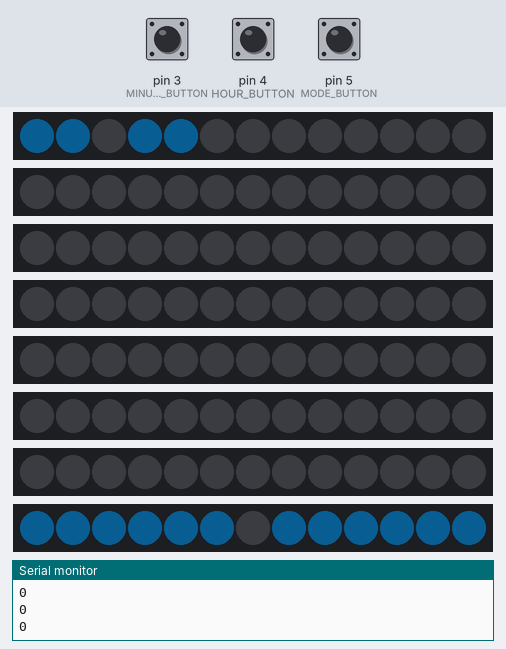
This sketch was run on a simulated Arduino Uno, built with avr-gcc and run on an emulated ATmega328P. Shown: 8 × 13 RGB LEDs in strip order, left to right, the last lines printed to the serial monitor. Inputs (shaded band) come from the test bench; at power-on: pin 3 (MINUTE_BUTTON) LOW, pin 4 (HOUR_BUTTON) LOW, pin 5 (MODE_BUTTON) LOW. Dim RGB values are drawn brighter than linear; the local clock reads 2024-03-15 10:24:30 at power-on unless the sketch sets it.

Above: at 4.2 s.
4.3 s: pin 3 (MINUTE_BUTTON) pulled HIGH for 0.15 s
At 6.1 s:
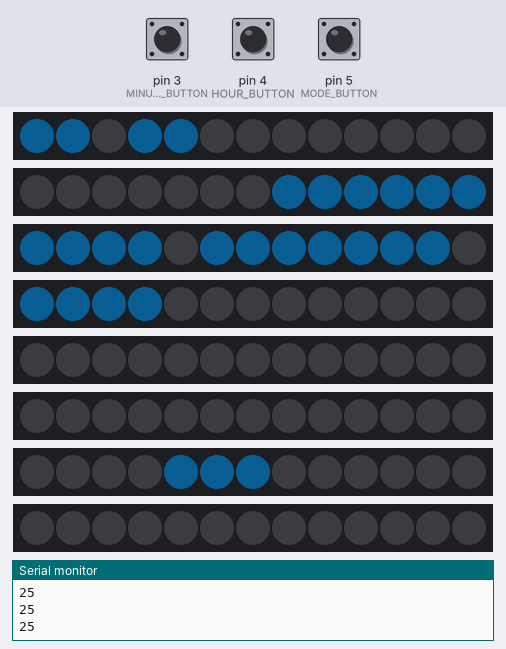
6.5 s: pin 4 (HOUR_BUTTON) pulled HIGH for 0.15 s
At 7.3 s:
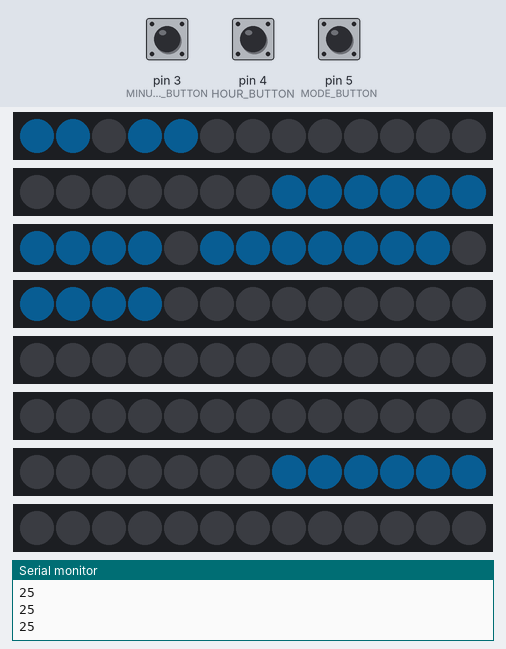
8.1 s: pin 4 (HOUR_BUTTON) pulled HIGH for 1 s
At 8.7 s:
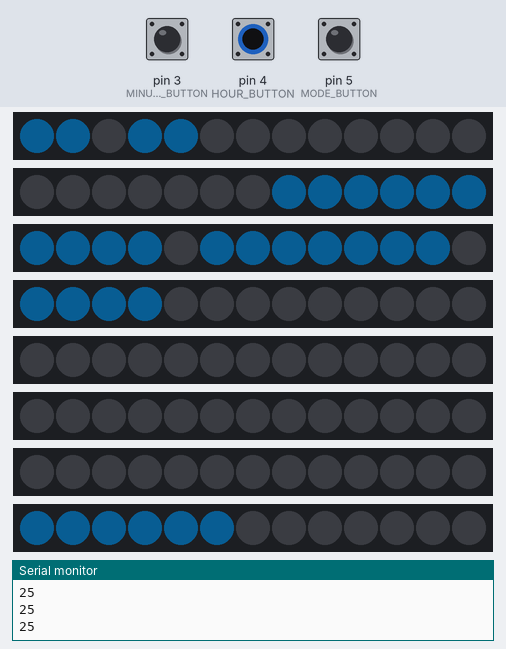
10.6 s: pin 4 (HOUR_BUTTON) pulled HIGH for 0.15 s
At 11.9 s:
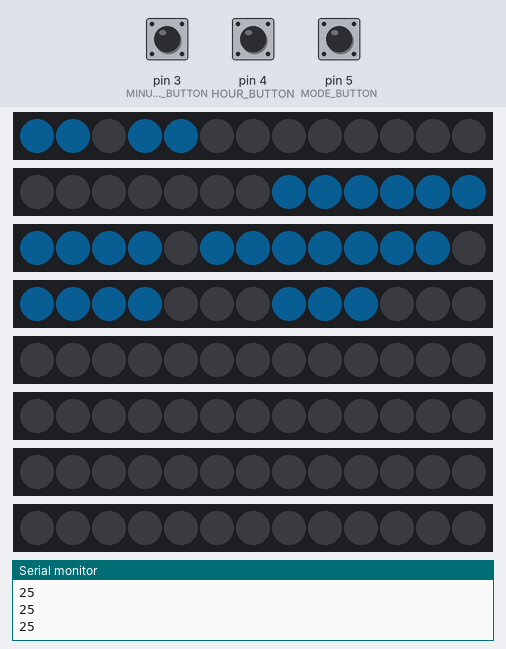
12.2 s: pin 4 (HOUR_BUTTON) pulsed HIGH 5 times (0.12 s each, 0.3 s apart)
At 14.3 s:
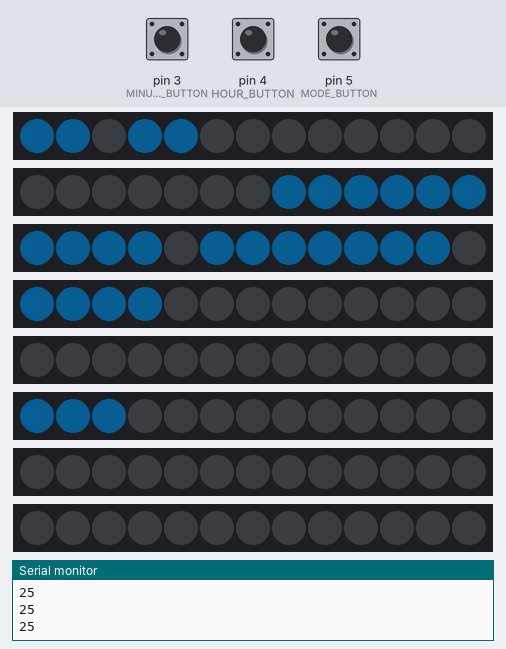
15.2 s: pin 3 (MINUTE_BUTTON) pulsed HIGH 5 times (0.12 s each, 0.3 s apart)
At 17.4 s:
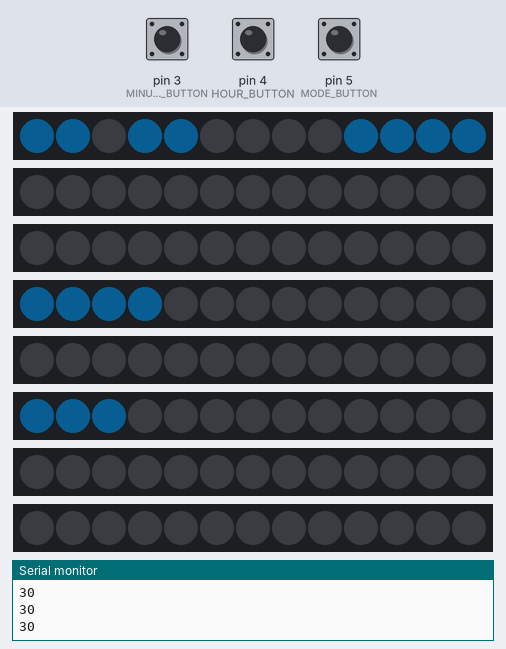
Timing chart, 0 to 18.9 s (numbered marks = the images above; inputs shaded):
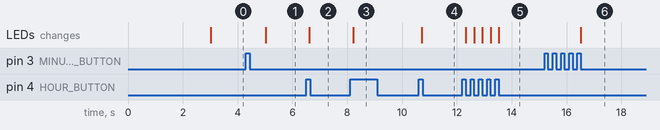

Measured:
- after the input at 4.3 s, the LEDs: change after 0.72 s (image 1)
- after the input at 6.5 s, the LEDs: change after 0.12 s (image 2)
- after the input at 8.1 s, the LEDs: change after 0.12 s (image 3)
- after the input at 10.6 s, the LEDs: change after 0.13 s (image 4)
- after the input at 12.2 s, the LEDs: first change after 0.13 s (image 5 shows a later state)
- after the input at 15.2 s, the LEDs: change after 1.3 s (image 6)

The sketch:

word_clock.ino
```cpp
#include <Adafruit_NeoPixel.h>
#ifdef __AVR__
#include <avr/power.h>
#endif

// Date and time functions using a DS3231 RTC connected via I2C and Wire lib
#include <Wire.h>
#include "RTClib.h"

RTC_DS3231 rtc;

// Pin assignments for LED rows
// Rows are counted top to bottom
#define ROW_1 13
#define ROW_2 12
#define ROW_3 11
#define ROW_4 10
#define ROW_5 9
#define ROW_6 8
#define ROW_7 7
#define ROW_8 6

// Pin assignments for controls
#define MODE_BUTTON 5
#define HOUR_BUTTON 4
#define MINUTE_BUTTON 3

// Number of LEDs in a strip
#define NUM_LED 13

// Brightness constant - should be in the range [0, 255]
// Define based on power availiability
#define BRIGHTNESS 32

// How frequently we should query the RTC for the time
#define RTC_QUERY_PERIOD_MILLIS 5000UL

// How often to check the switch state
#define SWITCH_QUERY_PERIOD_MILLIS 1000UL

// TIME MODE constants
#define TIME_AUTO_OFF 22 // 11pm
#define TIME_AUTO_ON 8 // 8am

// Special Day constants
#define SPECIAL_DAY 28

// Parameter 1 = number of pixels in strip
// Parameter 2 = Arduino pin number (most are valid)
// Parameter 3 = pixel type flags, add together as needed:
//   NEO_KHZ800  800 KHz bitstream (most NeoPixel products w/WS2812 LEDs)
//   NEO_KHZ400  400 KHz (classic 'v1' (not v2) FLORA pixels, WS2811 drivers)
//   NEO_GRB     Pixels are wired for GRB bitstream (most NeoPixel products)
//   NEO_RGB     Pixels are wired for RGB bitstream (v1 FLORA pixels, not v2)
//   NEO_RGBW    Pixels are wired for RGBW bitstream (NeoPixel RGBW products)
Adafruit_NeoPixel strip_1 = Adafruit_NeoPixel(NUM_LED, ROW_1);
Adafruit_NeoPixel strip_2 = Adafruit_NeoPixel(NUM_LED, ROW_2);
Adafruit_NeoPixel strip_3 = Adafruit_NeoPixel(NUM_LED, ROW_3);
Adafruit_NeoPixel strip_4 = Adafruit_NeoPixel(NUM_LED, ROW_4);
Adafruit_NeoPixel strip_5 = Adafruit_NeoPixel(NUM_LED, ROW_5);
Adafruit_NeoPixel strip_6 = Adafruit_NeoPixel(NUM_LED, ROW_6);
Adafruit_NeoPixel strip_7 = Adafruit_NeoPixel(NUM_LED, ROW_7);
Adafruit_NeoPixel strip_8 = Adafruit_NeoPixel(NUM_LED, ROW_8);

// Colors
uint32_t white = strip_1.Color(255, 255, 255);
uint32_t off = strip_1.Color(0, 0, 0);
uint32_t red = strip_1.Color(255, 0, 0);
uint32_t green = strip_1.Color(0, 255, 0);
uint32_t blue = strip_1.Color(0, 0, 255);
uint32_t lightBlue = strip_1.Color(8, 94, 154);
uint32_t pink = strip_1.Color(255, 0, 198);

// Global variables
static unsigned long lastRTCQueryTime = 0; // the last time we queried the clock for the time

static unsigned int currentHour = 0; // the hour that will be displayed on the clock
static unsigned int currentMinute = 0; // the minute that will be used to calculate what to show on the clock
static unsigned int currentHour24 = 0; // the hour (in 24 hour time) used for TIME MODE
static unsigned int currentDayOfMonth = 0; // the day of the month, used for lighting dead letters on a specifc day

// Globals for mode button
int modeButtonState = LOW;
int lastModeButtonState = LOW;
static unsigned int displayMode = 1; // 0 = off, 1 = on, 2 = time; default to on
unsigned long lastModeDebounceTime = 0;
unsigned long modeDebounceDelay = 100;
bool shouldDisplayTimeBool = false;

// Globals for hour button
static unsigned int hourOffset = 0; // This gets added to the hour taken from the clock, used for daylight savings and such. Taken mod 12
int hourButtonState = LOW;
int lastHourButtonState = LOW;
unsigned long lastHourDebounceTime = 0;
unsigned long hourDebounceDelay = 100;

// Globals for minute button
static unsigned int minuteOffset = 0; // Added to the minute taken from the clock, mod 60
int minuteButtonState = LOW;
int lastMinuteButtonState = LOW;
unsigned long lastMinuteDebounceTime = 0;
unsigned long minuteDebounceDelay = 100;

void setup() {
  // Init all 8 strands of LEDs
  // Use half brightness due to power concerns
  strip_1.begin();
  strip_1.setBrightness(BRIGHTNESS);
  strip_1.show();

  strip_2.begin();
  strip_2.setBrightness(BRIGHTNESS);
  strip_2.show();

  strip_3.begin();
  strip_3.setBrightness(BRIGHTNESS);
  strip_3.show();

  strip_4.begin();
  strip_4.setBrightness(BRIGHTNESS);
  strip_4.show();

  strip_5.begin();
  strip_5.setBrightness(BRIGHTNESS);
  strip_5.show();

  strip_6.begin();
  strip_6.setBrightness(BRIGHTNESS);
  strip_6.show();

  strip_7.begin();
  strip_7.setBrightness(BRIGHTNESS);
  strip_7.show();

  strip_8.begin();
  strip_8.setBrightness(BRIGHTNESS);
  strip_8.show();

  // Clock Setup
  Serial.begin(9600);

  delay(3000); // wait for console opening

  if (! rtc.begin()) {
    Serial.println("Couldn't find RTC");
    while (1);
  }

  if (rtc.lostPower()) {
    Serial.println("RTC lost power, lets set the time!");
    // following line sets the RTC to the date & time this sketch was compiled
    rtc.adjust(DateTime(F(__DATE__), F(__TIME__)));
    // This line sets the RTC with an explicit date & time, for example to set
    // January 21, 2014 at 3am you would call:
    // rtc.adjust(DateTime(2014, 1, 21, 3, 0, 0));
  }

  // Control Setup
  pinMode(MODE_BUTTON, INPUT);

  clearAll();
  showAll();
}

void loop() {
  handleHourAdjust();
  handleMinuteAdjust();
  handleModeButton();

  unsigned long timeNow = millis();

  if ((timeNow - lastRTCQueryTime) > RTC_QUERY_PERIOD_MILLIS) {
    lastRTCQueryTime = timeNow;
    readTime();
  }

  if (shouldDisplayTimeBool) {
    // the user wants the time to be displayed
    clearAll(); // start with a clean slate
    showTime((currentHour + hourOffset) % 12, (currentMinute + minuteOffset) % 60, lightBlue);

    if (currentDayOfMonth == SPECIAL_DAY) {
      lightDeadLetters(pink);
    }

    showAll();
  } else {
    clearAll();
    showAll();
  }

  // testMatrix();
  delay(1); // don't want to burn out the chip
}

// Handle input from the buttons to adjust the time
void handleHourAdjust() {
  // will update the hourOffset global based on user button press
  int reading = digitalRead(HOUR_BUTTON);

  if (reading != lastHourButtonState) {
    lastHourDebounceTime = millis();
  }

  if ((millis() - lastHourDebounceTime) > hourDebounceDelay) {
    if (reading != hourButtonState) {
      hourButtonState = reading;

      if (hourButtonState == HIGH) {
        hourOffset++;
        hourOffset = hourOffset % 12;
      }
    }
  }

  //Serial.println(currentHour + hourOffset);
  lastHourButtonState = reading;
}

void handleMinuteAdjust() {
  // will update the minuteOffset global based on user button press
  int reading = digitalRead(MINUTE_BUTTON);

  if (reading != lastMinuteButtonState) {
    lastMinuteDebounceTime = millis();
  }

  if ((millis() - lastMinuteDebounceTime) > minuteDebounceDelay) {
    if (reading != minuteButtonState) {
      minuteButtonState = reading;

      if (minuteButtonState == HIGH) {
        minuteOffset++;
        minuteOffset = minuteOffset % 60;
      }
    }
  }

  Serial.println((currentMinute + minuteOffset) % 60);
  lastMinuteButtonState = reading;
}

// Handle input from the light on/off/time button
bool handleModeButton() {
  int reading = digitalRead(MODE_BUTTON);

  // if (reading == HIGH) {
  //  Serial.println("high");
  // }

  if (reading != lastModeButtonState) {
    lastModeDebounceTime = millis();
  }

  if ((millis() - lastModeDebounceTime) > modeDebounceDelay) {
    if (reading != modeButtonState) {
      modeButtonState = reading;

      if (modeButtonState == HIGH) {
        displayMode++;
        displayMode = displayMode % 3;
        Serial.println(displayMode);
      }
    }
  }

  lastModeButtonState = reading;

  switch (displayMode) {
    case 0:
      shouldDisplayTimeBool = false;
      break;
    case 1:
      shouldDisplayTimeBool = true;
      break;
    case 2:
      if (currentHour24 > TIME_AUTO_OFF || currentHour24 < TIME_AUTO_ON) {
        shouldDisplayTimeBool = false;
      } else {
        shouldDisplayTimeBool = true;
      }
      break;
    default:
      break;
  }
}

void turnOffStrip(Adafruit_NeoPixel strip) {
  for (int i = 0; i < strip.numPixels(); i++) {
    strip.setPixelColor(i, off);
  }
  strip.show();
}

// Test the entire matrx by flashing all LEDs green, then red, then blue
void testMatrix() {
  for (int j = 0; j < 3; j++) {
    for (int i = 0; i < NUM_LED; i++) {
      switch (j) {
        case 0:
          strip_1.setPixelColor(i, green);
          strip_2.setPixelColor(i, green);
          strip_3.setPixelColor(i, green);
          strip_4.setPixelColor(i, green);
          strip_5.setPixelColor(i, green);
          strip_6.setPixelColor(i, green);
          strip_7.setPixelColor(i, green);
          strip_8.setPixelColor(i, green);
          break;
        case 1:
          strip_1.setPixelColor(i, red);
          strip_2.setPixelColor(i, red);
          strip_3.setPixelColor(i, red);
          strip_4.setPixelColor(i, red);
          strip_5.setPixelColor(i, red);
          strip_6.setPixelColor(i, red);
          strip_7.setPixelColor(i, red);
          strip_8.setPixelColor(i, red);
          break;
        case 2:
          strip_1.setPixelColor(i, blue);
          strip_2.setPixelColor(i, blue);
          strip_3.setPixelColor(i, blue);
          strip_4.setPixelColor(i, blue);
          strip_5.setPixelColor(i, blue);
          strip_6.setPixelColor(i, blue);
          strip_7.setPixelColor(i, blue);
          strip_8.setPixelColor(i, blue);
          break;
        default:
          break;
      }
    }

    strip_1.show();
    strip_2.show();
    strip_3.show();
    strip_4.show();
    strip_5.show();
    strip_6.show();
    strip_7.show();
    strip_8.show();

    delay(1000);
  }
}

void showTime(int hour, int minute, uint32_t col) {
  lightItIs(col);

  if (minute < 5) {
    lightOClock(col);
  } else if (minute >= 5 && minute < 10) {
    lightFiveTop(col);
    lightMinutes(col);
  } else if (minute >= 10 && minute < 15) {
    lightMinutes(col);
    lightTenTop(col);
  } else if (minute >= 15 && minute < 20) {
    lightQuarter(col);
  } else if (minute >= 20 && minute < 25) {
    lightTwenty(col);
    lightMinutes(red);
  } else if (minute >= 25 && minute < 30) {
    lightTwenty(col);
    lightFiveTop(col);
    lightMinutes(col);
  } else if (minute >= 30 && minute < 35) {
    lightHalf(col);
  } else if (minute >= 35 && minute < 40) {
    lightTwenty(col);
    lightFiveTop(col);
    lightMinutes(col);
  } else if (minute >= 40 && minute < 45) {
    lightTwenty(col);
    lightMinutes(col);
  } else if (minute >= 45 && minute < 50) {
    lightQuarter(col);
  } else if (minute >= 50 && minute < 55) {
    lightTenTop(col);
    lightMinutes(col);
  } else if (minute >= 55) {
    lightFiveTop(col);
    lightMinutes(col);
  }

  // Handle the "hour" part of the time
  if (minute < 35) {
    if (minute >= 5) {
      lightPast(col);
    }

    switch (hour) {
      case 1:
        lightOne(col);
        break;
      case 2:
        lightTwo(col);
        break;
      case 3:
        lightThree(col);
        break;
      case 4:
        lightFour(col);
        break;
      case 5:
        lightFiveBottom(col);
        break;
      case 6:
        lightSix(col);
        break;
      case 7:
        lightSeven(col);
        break;
      case 8:
        lightEight(col);
        break;
      case 9:
        lightNine(col);
        break;
      case 10:
        lightTenBottom(col);
        break;
      case 11:
        lightEleven(col);
        break;
      case 12:
      case 0:
        lightTwelve(col);
        break;
    }
  } else {
    lightTo(col);

    switch ((hour + 1) % 12) {
      case 1:
        lightOne(col);
        break;
      case 2:
        lightTwo(col);
        break;
      case 3:
        lightThree(col);
        break;
      case 4:
        lightFour(col);
        break;
      case 5:
        lightFiveBottom(col);
        break;
      case 6:
        lightSix(col);
        break;
      case 7:
        lightSeven(col);
        break;
      case 8:
        lightEight(col);
        break;
      case 9:
        lightNine(col);
        break;
      case 10:
        lightTenBottom(col);
        break;
      case 11:
        lightEleven(col);
        break;
      case 12:
      case 0:
        lightTwelve(col);
        break;
    }
  }
}

/* Light the various words on the clock
   The grid used:

   IT_IS_TENHALF
   QUARTERTWENTY
   FIVE_MINUTES_
   PASTTO_ONETWO
   THREEFOURFIVE
   SIXSEVENEIGHT
   NINETENELEVEN
   TWELVE_OCLOCK

   _ = doesn't matter what the letter is, we're never going to light it
*/

// In one clock, I hid a message in the dead letters, so I wanted a way to light them
void lightDeadLetters(uint32_t color) {
  strip_1.setPixelColor(2, color);
  strip_1.setPixelColor(5, color);

  strip_3.setPixelColor(4, color);
  strip_3.setPixelColor(12, color);

  strip_4.setPixelColor(6, color);

  strip_8.setPixelColor(6, color);
}

void lightItIs(uint32_t color) {
  strip_1.setPixelColor(0, color);
  strip_1.setPixelColor(1, color);
  strip_1.setPixelColor(3, color);
  strip_1.setPixelColor(4, color);
}

void lightTenTop(uint32_t color) {
  strip_1.setPixelColor(6, color);
  strip_1.setPixelColor(7, color);
  strip_1.setPixelColor(8, color);
}

void lightHalf(uint32_t color) {
  strip_1.setPixelColor(9, color);
  strip_1.setPixelColor(10, color);
  strip_1.setPixelColor(11, color);
  strip_1.setPixelColor(12, color);
}

void lightQuarter(uint32_t color) {
  strip_2.setPixelColor(0, color);
  strip_2.setPixelColor(1, color);
  strip_2.setPixelColor(2, color);
  strip_2.setPixelColor(3, color);
  strip_2.setPixelColor(4, color);
  strip_2.setPixelColor(5, color);
  strip_2.setPixelColor(6, color);
}

void lightTwenty(uint32_t color) {
  strip_2.setPixelColor(7, color);
  strip_2.setPixelColor(8, color);
  strip_2.setPixelColor(9, color);
  strip_2.setPixelColor(10, color);
  strip_2.setPixelColor(11, color);
  strip_2.setPixelColor(12, color);
}

void lightFiveTop(uint32_t color) {
  strip_3.setPixelColor(0, color);
  strip_3.setPixelColor(1, color);
  strip_3.setPixelColor(2, color);
  strip_3.setPixelColor(3, color);
}

void lightMinutes(uint32_t color) {
  strip_3.setPixelColor(5, color);
  strip_3.setPixelColor(6, color);
  strip_3.setPixelColor(7, color);
  strip_3.setPixelColor(8, color);
  strip_3.setPixelColor(9, color);
  strip_3.setPixelColor(10, color);
  strip_3.setPixelColor(11, color);
}

void lightPast(uint32_t color) {
  strip_4.setPixelColor(0, color);
  strip_4.setPixelColor(1, color);
  strip_4.setPixelColor(2, color);
  strip_4.setPixelColor(3, color);
}

void lightTo(uint32_t color) {
  strip_4.setPixelColor(4, color);
  strip_4.setPixelColor(5, color);
}

void lightOne(uint32_t color) {
  strip_4.setPixelColor(7, color);
  strip_4.setPixelColor(8, color);
  strip_4.setPixelColor(9, color);
}

void lightTwo(uint32_t color) {
  strip_4.setPixelColor(10, color);
  strip_4.setPixelColor(11, color);
  strip_4.setPixelColor(12, color);
}

void lightThree(uint32_t color) {
  strip_5.setPixelColor(0, color);
  strip_5.setPixelColor(1, color);
  strip_5.setPixelColor(2, color);
  strip_5.setPixelColor(3, color);
  strip_5.setPixelColor(4, color);
}

void lightFour(uint32_t color) {
  strip_5.setPixelColor(5, color);
  strip_5.setPixelColor(6, color);
  strip_5.setPixelColor(7, color);
  strip_5.setPixelColor(8, color);
}

void lightFiveBottom(uint32_t color) {
  strip_5.setPixelColor(9, color);
  strip_5.setPixelColor(10, color);
  strip_5.setPixelColor(11, color);
  strip_5.setPixelColor(12, color);
}

void lightSix(uint32_t color) {
  strip_6.setPixelColor(0, color);
  strip_6.setPixelColor(1, color);
  strip_6.setPixelColor(2, color);
}

void lightSeven(uint32_t color) {
  strip_6.setPixelColor(3, color);
  strip_6.setPixelColor(4, color);
  strip_6.setPixelColor(5, color);
  strip_6.setPixelColor(6, color);
  strip_6.setPixelColor(7, color);
}

void lightEight(uint32_t color) {
  strip_6.setPixelColor(8, color);
  strip_6.setPixelColor(9, color);
  strip_6.setPixelColor(10, color);
  strip_6.setPixelColor(11, color);
  strip_6.setPixelColor(12, color);
}

void lightNine(uint32_t color) {
  strip_7.setPixelColor(0, color);
  strip_7.setPixelColor(1, color);
  strip_7.setPixelColor(2, color);
  strip_7.setPixelColor(3, color);
}

void lightTenBottom(uint32_t color) {
  strip_7.setPixelColor(4, color);
  strip_7.setPixelColor(5, color);
  strip_7.setPixelColor(6, color);
}

void lightEleven(uint32_t color) {
  strip_7.setPixelColor(7, color);
  strip_7.setPixelColor(8, color);
  strip_7.setPixelColor(9, color);
  strip_7.setPixelColor(10, color);
  strip_7.setPixelColor(11, color);
  strip_7.setPixelColor(12, color);
}

void lightTwelve(uint32_t color) {
  strip_8.setPixelColor(0, color);
  strip_8.setPixelColor(1, color);
  strip_8.setPixelColor(2, color);
  strip_8.setPixelColor(3, color);
  strip_8.setPixelColor(4, color);
  strip_8.setPixelColor(5, color);
}

void lightOClock(uint32_t color) {
  strip_8.setPixelColor(7, color);
  strip_8.setPixelColor(8, color);
  strip_8.setPixelColor(9, color);
  strip_8.setPixelColor(10, color);
  strip_8.setPixelColor(11, color);
  strip_8.setPixelColor(12, color);
}

// Tell all strips to display what we've told them to display
void showAll() {
  strip_1.show();
  strip_2.show();
  strip_3.show();
  strip_4.show();
  strip_5.show();
  strip_6.show();
  strip_7.show();
  strip_8.show();
}

// turn off all the LEDs
void clearAll() {
  for (int i = 0; i < NUM_LED; i++){
    strip_1.setPixelColor(i, off);
    strip_2.setPixelColor(i, off);
    strip_3.setPixelColor(i, off);
    strip_4.setPixelColor(i, off);
    strip_5.setPixelColor(i, off);
    strip_6.setPixelColor(i, off);
    strip_7.setPixelColor(i, off);
    strip_8.setPixelColor(i, off);
  }
}

void readTime() {
  DateTime now = rtc.now();

  currentHour = now.hour();
  currentHour24 = currentHour % 24; // for the TIME_MODE
  currentHour = currentHour % 12; // want 12 hour time

  currentMinute = now.minute();
  if (currentMinute >= 60) {
    // need to advance the hour
    currentHour++;
    currentHour = currentHour % 12;

    currentMinute = currentMinute % 60; // we've accounted for the hour now, so we need any remaining minutes
  }

  currentDayOfMonth = now.day(); // for turning on dead letters
}
```
